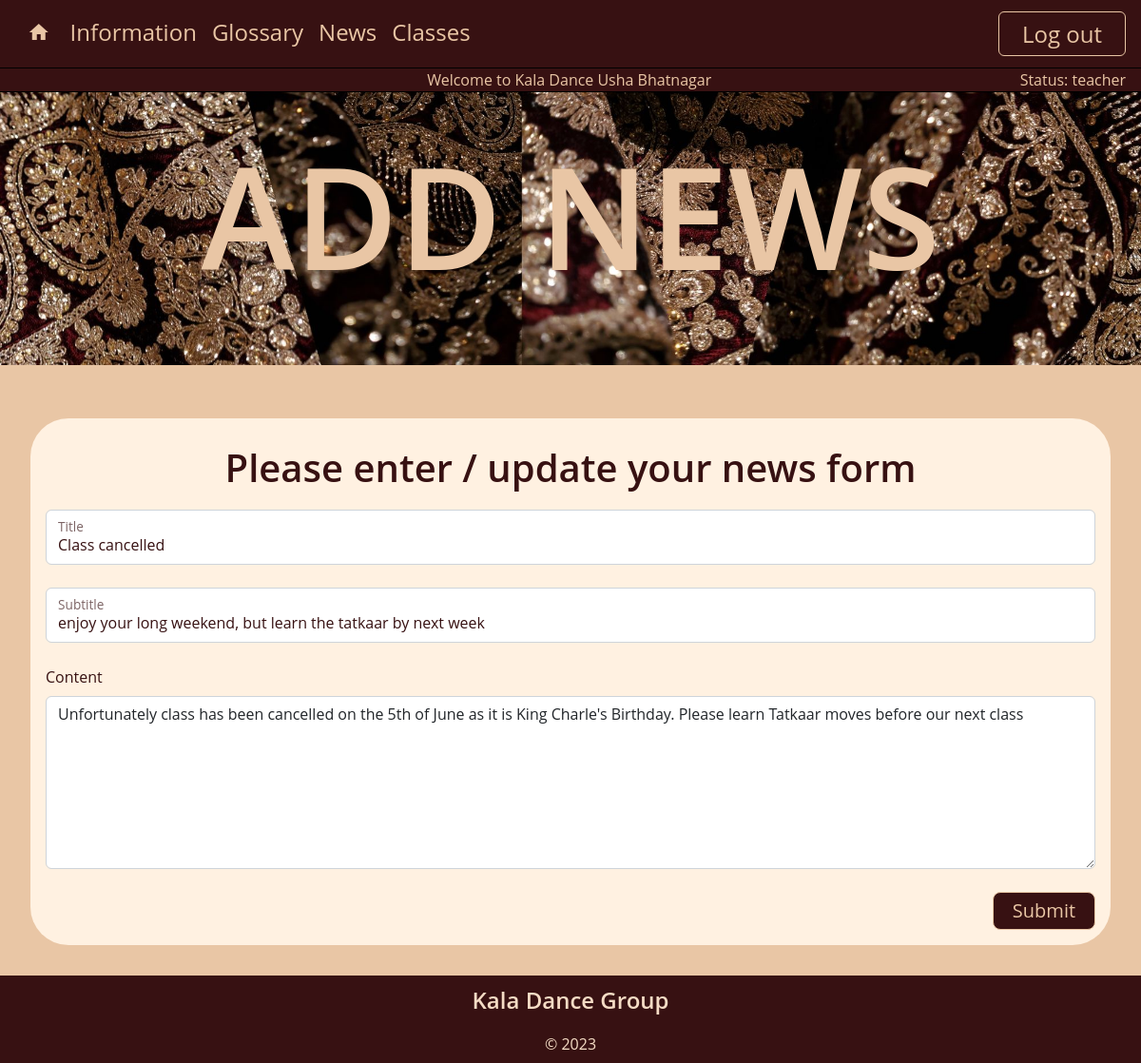
The page /news_cud?id=2&task=update (signed in) on the database its author committed.
### tables this page shows
CREATE TABLE news(
    news_id integer primary key autoincrement,
    title text not null unique,
    subtitle text not null unique,
    content text not null unique,
    newsdate date not null,
    member_id integer not null,
    foreign key(member_id) references member(member_id)
);

### server.py (the view, shortened to what this page needs)
@app.route('/news_cud', methods=["GET", "POST"])
def news_cud():
    error = "News with this title, subtitle or content already exists"
    data = request.args
    required_keys = ['id', 'task']
    for k in required_keys:
        if k not in data.keys():
            message = "do not know what to do with create, read, update on news (key not present)"
            return render_template("error.html", message=message)
    if request.method == "GET":
        if data['task'] == 'delete':
            sql = "delete from news where news_id = ?"
            values_tuple = (data['id'],)
            result = run_commit_query(sql, values_tuple, db_path)
            print(result)
            return redirect(url_for('news'))
        elif data['task'] == 'update':
            sql = """ select title, subtitle, content from news where news_id=? """
            values_tuple = (data['id'],)
            result = run_search_query_tuples(sql, values_tuple, db_path, True)
            result = result[0]
            return render_template("news_cud.html",
                                   **result,
                                   id=data['id'],
                                   task=data['task'])
        elif data['task'] == 'add':
            return render_template("news_cud.html",
                                   id=0,
                                   task=data['task'])
        else:
            message = "Unrecognised task coming from news page"
            return render_template("error.html", message=message)
    return render_template("news_cud.html")

### db_function.py (called while the page is built)
def run_search_query_tuples(sql_query,values_tuple, file_path, rowfactory=False):
    result = None
    try:
        db = sqlite3.connect(file_path)
        if rowfactory:
            db.row_factory = sqlite3.Row
        cursor = db.cursor()
        cursor.execute(sql_query,values_tuple)
        result = cursor.fetchall()
        cursor.close()
    except sqlite3.Error as error:
        print("Error running search query tuples: {}".format(error))
        return None
    db.close()
    if result is None:
        print("No search values were found")
    return result

### templates/news_cud.html (shortened to what this page needs)
{% extends "layout.html" %}
{% block banner %}
static/images/SmallBanner.jpg
{% endblock %}
{% block header %}
ADD NEWS
{% endblock %}
{% block content %}
<br>
<div class="container_round p-3">
    <h2>Please enter / update your news form</h2>
    <form action="{{ url_for('news_cud', id=id, task=task) }}" method="POST">
        <div class="form-floating">
            <input type="text" class="form-control" id="title" name="title" placeholder=" " value="{{title}}" required>
            <label for="title" class="form-label">Title </label>
        </div>
        <br>
        <div class="form-floating">
            <input type="text" class="form-control" id="subtitle" name="subtitle" placeholder=" " value="{{subtitle}}" required>
            <label for="subtitle" class="form-label">Subtitle </label>
        </div>
        <br>
        <div>
            <label for="content" class="form-label">Content </label>
            <textarea id="content" class="form-control" name="content" rows="7" placeholder="e.g Performance tomorrow..." required>{{content}}</textarea>
        </div>
        <br>
        <div class="text-end">
            <button type="submit" class="btn btn-lg btn-outline">Submit</button>
        </div>
    </form>
</div>
{% endblock %}

### static/StyleSheet.css (style rules this page uses)
:root { --beige: rgb(233, 198, 165); --almond: rgb(255, 241, 225); --light-beige: rgb(245, 220, 197); --maroon: rgb(55, 17, 18); --light-maroon: rgb(100, 6, 17); }
body { font-family:'Open Sans', sans-serif; font-size: 100%; background-color: var(--beige); }
.btn { background-color: var(--maroon); color: var(--beige); }
.btn-outline { border: 1px solid var(--beige); padding: 0.2em 1em; }
h2 { font-size: 2.5em; text-align: center; font-weight: 600; padding: 0.3em 0; color: var(--maroon); }
.container_round { background-color: var(--almond); margin: 2em 2em; padding: 2em 2em; border-radius: 40px; }
label, input[type='text'], input[type='email'], input[type='tel'], textarea { font-size: 1em !important; color: var(--maroon); }

### rows shown on the page
news: title "Class cancelled", subtitle "enjoy your long weekend, but learn the tatkaar by next week", content "Unfortunately class has been cancelled on the 5th of June as it is King Charle's Birthday. Please learn Tatkaar moves before our next class"

### other values the page prints
{{ session['firstname'] }} "Usha"
{{ session['surname'] }} "Bhatnagar"
{{ session['age_group'] }} "teacher"
